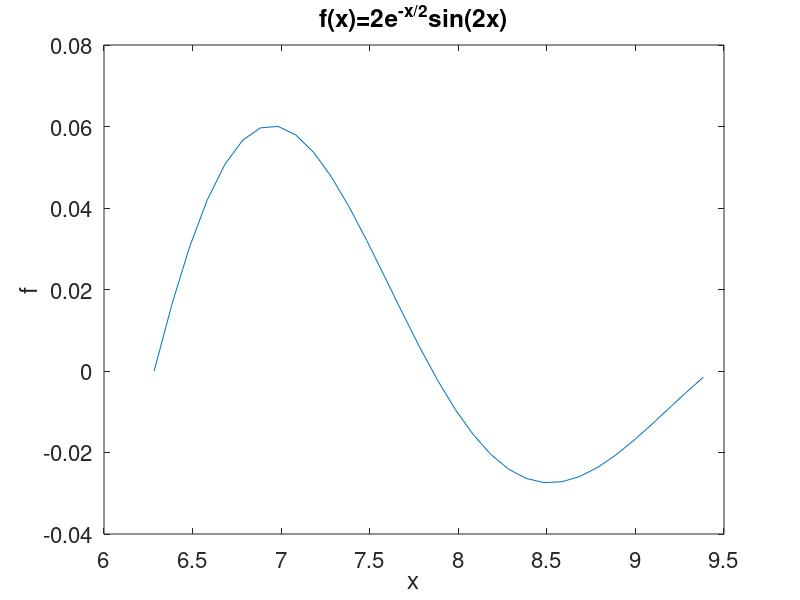

Reproduce this figure in MATLAB. (Note: this script raises an error after producing the figure.)
%% APM120 HW-00

% use large font size in plots for improved visibility:
set(0,'defaulttextfontsize',16); set(0,'defaultaxesfontsize',16);

%% Plot $f(x)=\cos(3x)$ vs $x$ for $x=(-2\pi,\pi)$:
x=[2*pi:0.1:3*pi];
f=2*exp(-x/2).*sin(2*x);
figure(1);clf
plot(x,f)
% always label axes and provide titles:
xlabel('x')
ylabel('f')
title('f(x)=2e^{-x/2}sin(2x)')

%% Solve a linear equations $Ax=b$:
A=[3,4,4;-0.6,-4.8,-7.8;1.5,0.4,-10.8];
b=[-2; 4; 1];
fprintf(1,'determinant ofA:\n')
det(A)
fprintf(1,'solution using matrix inverse is:\n')
x2=inv(A)*b
fprintf(1,'checking that x is a solution; A*x1:\n')
A*x1
fprintf(1,'b:\n')
b

%% Calculate the eigenvalues and vectors of $A$:
fprintf(1,'eigenvectors/ values of A:\n')
[V,D]=eig(A)

%% verify that V_1 is an eigenvector of A
fprintf(1,'A*v1:\n')
A*V(:,1),
fprintf(1,'lambda1*v1:\n')
D(1,1)*V(:,1)

%% verify that V_2 is an eigenvector of A
fprintf(1,'A*v2:\n')
A*V(:,2),
fprintf(1,'lambda2*v2:\n')
D(2,2)*V(:,2)
